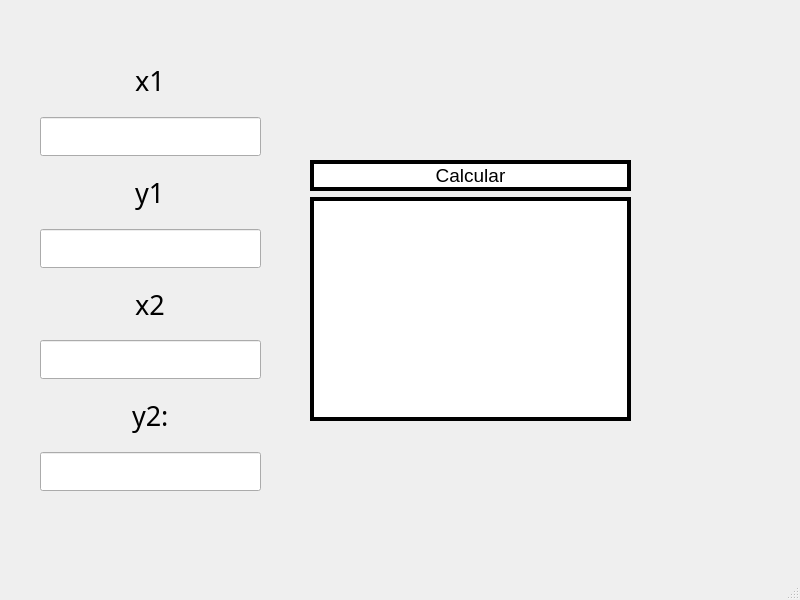
<?xml version="1.0" encoding="UTF-8"?>
<ui version="4.0">
 <class>MainWindow</class>
 <widget class="QMainWindow" name="MainWindow">
  <property name="geometry">
   <rect>
    <x>0</x>
    <y>0</y>
    <width>800</width>
    <height>600</height>
   </rect>
  </property>
  <property name="windowTitle">
   <string>MainWindow</string>
  </property>
  <property name="styleSheet">
   <string notr="true"/>
  </property>
  <widget class="QWidget" name="centralwidget">
   <widget class="QWidget" name="verticalLayoutWidget_2">
    <property name="geometry">
     <rect>
      <x>310</x>
      <y>160</y>
      <width>321</width>
      <height>261</height>
     </rect>
    </property>
    <layout class="QVBoxLayout" name="verticalLayout_2">
     <item>
      <widget class="QPushButton" name="btn_calcular">
       <property name="font">
        <font>
         <pointsize>14</pointsize>
        </font>
       </property>
       <property name="styleSheet">
        <string notr="true">background-color: rgb(255, 255, 255);
border-radius: 35px;
border:3.5px solid black;</string>
       </property>
       <property name="text">
        <string>Calcular</string>
       </property>
      </widget>
     </item>
     <item>
      <widget class="QLabel" name="resultadoLabel">
       <property name="font">
        <font>
         <pointsize>24</pointsize>
         <weight>75</weight>
         <bold>true</bold>
        </font>
       </property>
       <property name="styleSheet">
        <string notr="true">
border:4px solid black;
color: rgb(0, 0, 0);
background-color: rgb(255, 255, 255);</string>
       </property>
       <property name="text">
        <string/>
       </property>
      </widget>
     </item>
    </layout>
   </widget>
   <widget class="QWidget" name="verticalLayoutWidget">
    <property name="geometry">
     <rect>
      <x>40</x>
      <y>50</y>
      <width>221</width>
      <height>441</height>
     </rect>
    </property>
    <property name="font">
     <font>
      <pointsize>20</pointsize>
     </font>
    </property>
    <layout class="QVBoxLayout" name="verticalLayout">
     <item alignment="Qt::AlignHCenter">
      <widget class="QLabel" name="label_Y2">
       <property name="font">
        <font>
         <family>Franklin Gothic Demi</family>
         <pointsize>20</pointsize>
        </font>
       </property>
       <property name="styleSheet">
        <string notr="true">color: rgb(0, 0, 0);</string>
       </property>
       <property name="text">
        <string>x1</string>
       </property>
      </widget>
     </item>
     <item>
      <widget class="QLineEdit" name="x1LineEdit">
       <property name="font">
        <font>
         <pointsize>20</pointsize>
         <weight>75</weight>
         <bold>true</bold>
        </font>
       </property>
       <property name="styleSheet">
        <string notr="true">color: rgb(0, 0, 0);</string>
       </property>
       <property name="text">
        <string/>
       </property>
      </widget>
     </item>
     <item alignment="Qt::AlignHCenter">
      <widget class="QLabel" name="label_X2">
       <property name="font">
        <font>
         <family>Franklin Gothic Demi</family>
         <pointsize>20</pointsize>
        </font>
       </property>
       <property name="styleSheet">
        <string notr="true">color: rgb(0, 0, 0);</string>
       </property>
       <property name="text">
        <string>y1</string>
       </property>
      </widget>
     </item>
     <item>
      <widget class="QLineEdit" name="y1LineEdit">
       <property name="font">
        <font>
         <pointsize>20</pointsize>
         <weight>75</weight>
         <bold>true</bold>
        </font>
       </property>
       <property name="styleSheet">
        <string notr="true">color: rgb(0, 0, 0);</string>
       </property>
       <property name="text">
        <string/>
       </property>
      </widget>
     </item>
     <item alignment="Qt::AlignHCenter">
      <widget class="QLabel" name="label_X1">
       <property name="font">
        <font>
         <family>Franklin Gothic Demi</family>
         <pointsize>20</pointsize>
        </font>
       </property>
       <property name="styleSheet">
        <string notr="true">color: rgb(0, 0, 0);</string>
       </property>
       <property name="text">
        <string>x2</string>
       </property>
      </widget>
     </item>
     <item>
      <widget class="QLineEdit" name="x2LineEdit">
       <property name="font">
        <font>
         <pointsize>20</pointsize>
         <weight>75</weight>
         <bold>true</bold>
        </font>
       </property>
       <property name="styleSheet">
        <string notr="true">color: rgb(0, 0, 0);</string>
       </property>
       <property name="text">
        <string/>
       </property>
      </widget>
     </item>
     <item alignment="Qt::AlignHCenter">
      <widget class="QLabel" name="label_Y1">
       <property name="font">
        <font>
         <family>Franklin Gothic Demi</family>
         <pointsize>20</pointsize>
        </font>
       </property>
       <property name="styleSheet">
        <string notr="true">color: rgb(0, 0, 0);</string>
       </property>
       <property name="text">
        <string>y2:</string>
       </property>
      </widget>
     </item>
     <item>
      <widget class="QLineEdit" name="y2LineEdit">
       <property name="font">
        <font>
         <pointsize>20</pointsize>
         <weight>75</weight>
         <bold>true</bold>
        </font>
       </property>
       <property name="styleSheet">
        <string notr="true">color: rgb(0, 0, 0);</string>
       </property>
       <property name="text">
        <string/>
       </property>
      </widget>
     </item>
    </layout>
   </widget>
  </widget>
  <widget class="QMenuBar" name="menubar">
   <property name="geometry">
    <rect>
     <x>0</x>
     <y>0</y>
     <width>800</width>
     <height>26</height>
    </rect>
   </property>
  </widget>
  <widget class="QStatusBar" name="statusbar"/>
 </widget>
 <resources/>
 <connections/>
</ui>
